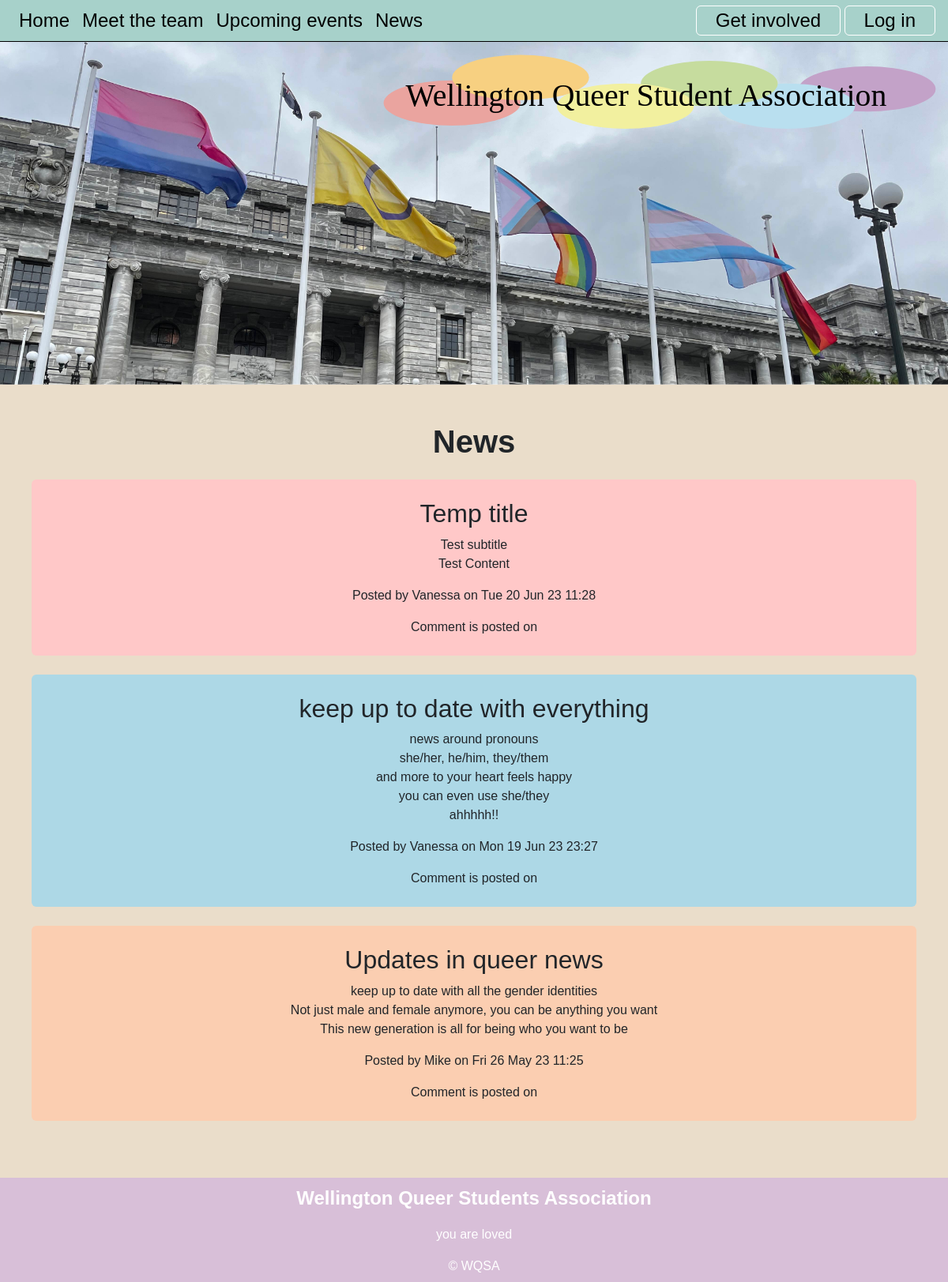
The app's page /news, older data.
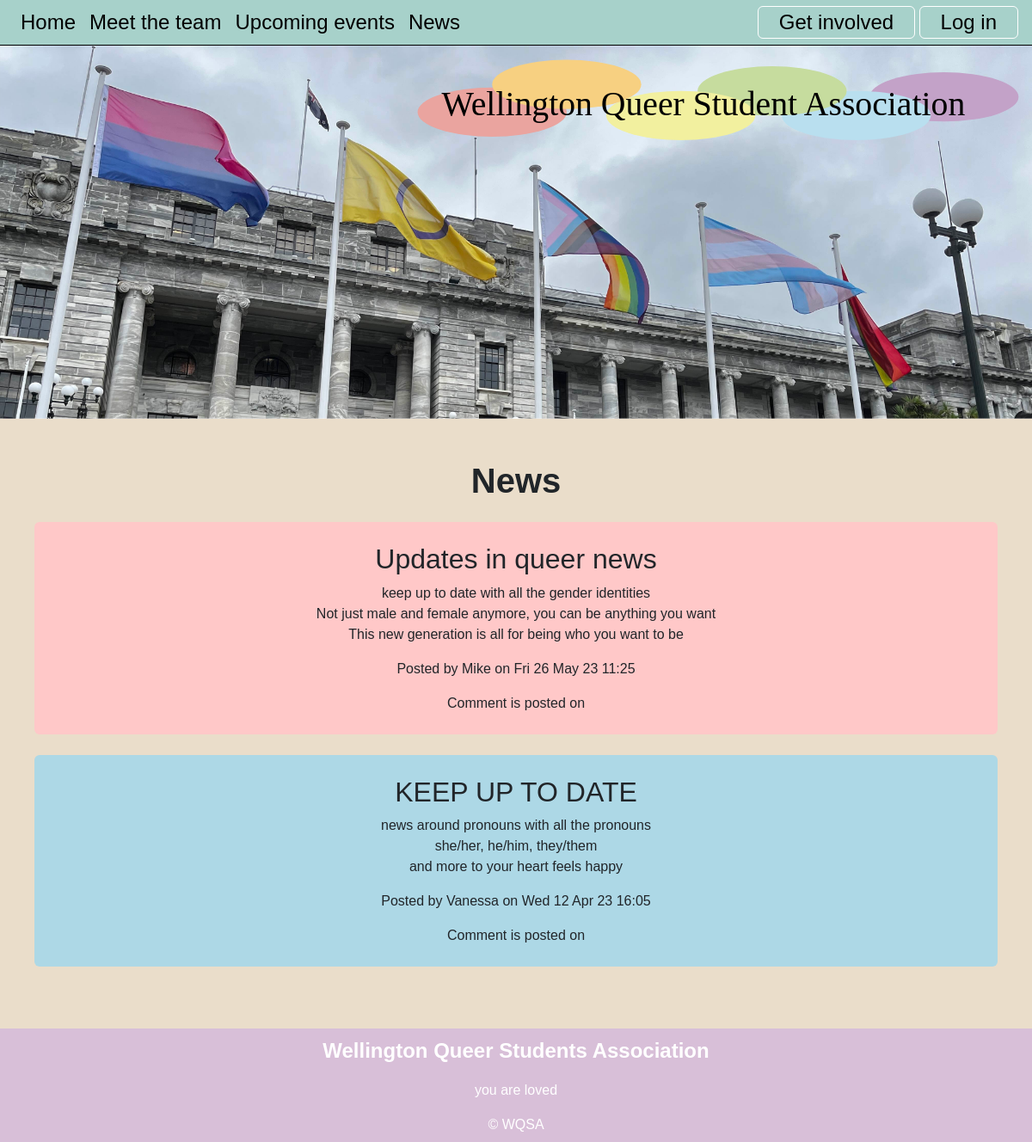
The same page, newer data.
### tables this page shows
CREATE TABLE news(
    news_id integer primary key autoincrement not null,
    title text not null unique,
    subtitle text not null unique,
    content text not null unique,
    newsdate date not null,
    member_id integer not null,
    foreign key(member_id) references member(member_id)
);

CREATE TABLE member(
    member_id integer primary key autoincrement not null,
    name text not null,
    email text not null unique,
    password text not null,
    authorisation integer not null
);

### server.py (the view)
@app.route("/news")
def news():
    sql = """select news.news_id, news.title, news.subtitle, news.content, news.newsdate, member.name
      from news
      join member on news.member_id = member.member_id
      order by news.newsdate desc;

      """
    news = run_search_query_tuples(sql, (), db_path, True)
    print(news)
    sql = """select news.news_id, comments.comments_content, comments.comments_date
      from news
      join comments on news.news_id = comments.news_id
      order by news.newsdate desc;
      """
    comments = run_search_query_tuples(sql, (), db_path, True)
    print(comments)
    return render_template("news.html", news=news, comments=comments)

### db_functions.py (called while the page is built)
def run_search_query_tuples(sql_query, values_tuple, file_path, rowfactory=False):
    result = None
    try:
        db = sqlite3.connect(file_path)
        if rowfactory:
            db.row_factory = sqlite3.Row
        cursor = db.cursor()
        cursor.execute(sql_query, values_tuple)
        result = cursor.fetchall()
        cursor.close()
    except sqlite3.Error as error:
        print("Error running search query tuples: {}".format(error))
        return None
    db.close()
    if result is None:
        print("No search values were found")
    return result

### server.py (called while the page is built)
@app.template_filter()
def news_date(sqlite_dt):
    x = datetime.strptime(sqlite_dt, '%Y-%m-%d %H:%M:%S')
    return x.strftime("%a %d %b %y %H:%M")

### templates/news.html (shortened to what this page needs)
{% extends "layout.html" %}
{% block content %}
<div class="container-lg py-sm-5 py-1">
<h1>News</h1>
{% for row in news %}
<div id="newsid-{{loop.index}}" class="p-4 my-4 container-sm rounded text-center">
    <h2>{{row['title']}}</h2>
    <div class="subtitle"> {{row['subtitle']}}</div>
    <p class="news-text"> {{row['content'] | replace("\n", "<br>") | safe}}</p>
    <div class="news-meta">Posted by {{row['name']}} on {{row['newsdate'] | news_date}}</div>
    <div>Comment is {{row ['comments_content']}} posted on {{row['comments_date']}}</div>
    </div>
{% endfor %}
    </div>
{% endblock %}

### templates/layout.html (shortened to what this page needs)
<!DOCTYPE html>
<html lang="en">
<head>
<link href="https://cdn.jsdelivr.net/npm/bootstrap@5.2.3/dist/css/bootstrap.min.css" rel="stylesheet">
    <link rel="stylesheet" href="static/styles.css">
    </head>
<body>
<div class="container-fluid">
<nav class="navbar navbar-expand-lg px-3 py-0">
    <div class="collapse navbar-collapse" id="collapsibleNavbar">
      <ul class="navbar-nav">
        <li class="nav-item">
          <a class="nav-link" href="{{url_for('index')}}">Home</a>
        </li>
        <li class="nav-item">
          <a class="nav-link" href="{{url_for('meet_the_team')}}">Meet the team</a>
        </li>
         <li class="nav-item">
          <a class="nav-link" href="{{url_for('upcoming_events')}}">Upcoming events</a>
         </li>
          <li class="nav-item">
          <a class="nav-link" href="{{url_for('news')}}">News</a>
        </li>
      </ul>
      <div class="ms-auto">
          {% if session %}
          <a href="{{url_for('logout')}}" class="nav-link btn btn-outline">Log out</a>
          {% else %}
          <a href="{{url_for('get_involved')}}" class="nav-link btn btn-outline" >Get involved</a>
          <a href="{{url_for('login')}}" class="nav-link btn btn-outline">Log in</a>
          {% endif %}
      </div>
    </div>
    </nav>
    </div>
    <img class="img-fluid" src="static/images_WQSA/flags_parliment_banner.svg" >
{% block content %}
{% endblock %}
<footer class="container-fluid footer-content">
    <p>Wellington Queer Students Association</p>
    <p>you are loved</p>
    <div>&copy; WQSA</div>
</footer>
    </body>
</html>

### static/styles.css (style rules this page uses)
:root { --brand-green: rgb(167,209,202); --brand-paper: rgb(234, 221, 202); }
body { font-family: 'Raleway', sans-serif; font-size: 100%; background-color: var(--brand-paper); margin: 0; }
.container-fluid { border: 0px solid blue; padding: 0px; }
.container-lg { border: 4px solid pink; padding: 10px; }
h1 { font-size: 2.5em; text-align: center; font-weight: 600; margin: 0; }
.container-fluid { border: 0px solid pink; }
.container-lg { border: 0px solid pink; overflow: auto; }
.A { background-color: rgb(255, 200, 200); }
.E { background-color: rgb(173,216,230); }
.footer-content { background-color: rgb(216,191,216); text-align: center; padding: 0.5em 0 0.5em 0; color: white; }
.footer-content p:first-child { font-weight: 600; font-size: 1.5em; }
.navbar { --brand-green-pale: rgb(223, 237, 224); background-color: var(--brand-green); border-bottom: 1px solid black; }
.nav-link { font-size: 1.5em; color: black; }
.btn-outline { border: 1px solid white; padding: 0 1em; }
nav .btn-outline { display: inline-block; }

Row changes from the older to the newer data that the page shows:
removed news: title "Temp title", subtitle "Test subtitle", content "Test Content", name "Vanessa", newsdate|news_date "Tue 20 Jun 23 11:28"
shown differently, row unchanged: news "Updates in queer news": moves up the list
changed news "Vanessa": title "keep up to date with everything" → "KEEP UP TO DATE"; subtitle "news around pronouns" → "news around pronouns with all the pronouns"; content "she/her, he/him, they/them and more to your heart feels happy you can even use she/they ahhhhh!!" → "she/her, he/him, they/them and more to your heart feels happy"; newsdate|news_date "Mon 19 Jun 23 23:27" → "Wed 12 Apr 23 16:05"
